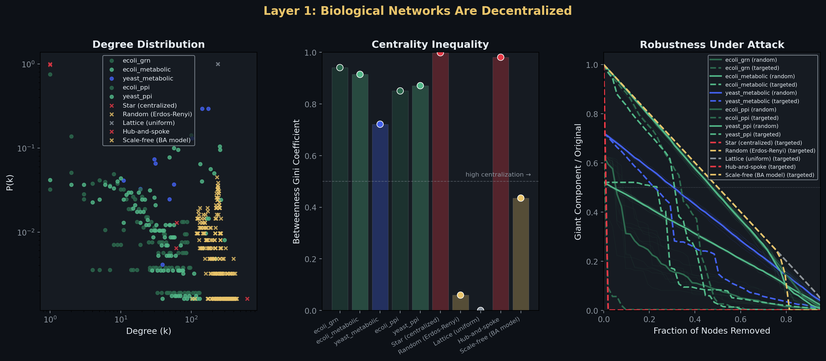
#> input picture coursework/BME_129C_Capstone/paper/figures/layer1_topology.png, 826 x 361 px, shrunk from 2954 x 1292 before the run
$ python annotate_figures.py
#> lines starting #> are read from the running program, lines starting #| are printed output that depends on the picture; pictures that were not available may be replaced by others from this repository, and a replacement may not be noted
#!/usr/bin/env python3
"""
annotate_figures.py
Adds callout annotations (arrows, labels, key findings) directly on each figure PNG.
Saves annotated versions alongside originals with _annotated suffix.

Usage:
    python annotate_figures.py
"""

from pathlib import Path
import matplotlib.pyplot as plt
import matplotlib.image as mpimg
import matplotlib.patches as mpatches

FIGURES_DIR = Path(__file__).resolve().parent.parent / "figures"

# Annotation style constants
CALLOUT = dict(
    boxstyle="round,pad=0.3",
    facecolor="#1a1a2e",
    edgecolor="#00d4aa",
    alpha=0.92,
    linewidth=1.5,
)
CALLOUT_WARN = dict(
    boxstyle="round,pad=0.3",
    facecolor="#2e1a1a",
    edgecolor="#ff4444",
    alpha=0.92,
    linewidth=1.5,
)
CALLOUT_GOLD = dict(
    boxstyle="round,pad=0.3",
    facecolor="#2e2a1a",
    edgecolor="#ffaa00",
    alpha=0.92,
    linewidth=1.5,
)
ARROW = dict(
    arrowstyle="->",
    color="#00d4aa",
    linewidth=1.5,
    connectionstyle="arc3,rad=0.2",
)
ARROW_WARN = dict(
    arrowstyle="->",
    color="#ff4444",
    linewidth=1.5,
    connectionstyle="arc3,rad=0.2",
)
ARROW_GOLD = dict(
    arrowstyle="->",
    color="#ffaa00",
    linewidth=1.5,
    connectionstyle="arc3,rad=0.2",
)
TXT = dict(fontsize=11, color="white", fontweight="bold", ha="center", va="center")
TXT_SM = dict(fontsize=9, color="white", fontweight="bold", ha="center", va="center")


def load_and_setup(filename):
    """Load a PNG and set up a figure for annotation."""
#> called with filename = 'layer1_topology.png'
    path = FIGURES_DIR / filename
    if not path.exists():
        print(f"  SKIP (not found): {filename}")
        return None, None, None
    img = mpimg.imread(str(path))
#> img is the input picture: shape (361, 826, 4) float32; mean R, G, B, A 0.107, 0.127, 0.146, 1
    h, w = img.shape[:2]
#> h = 361; w = 826
    dpi = 150
    fig, ax = plt.subplots(figsize=(w / dpi, h / dpi), dpi=dpi)
    ax.imshow(img)
    ax.axis("off")
    fig.subplots_adjust(left=0, right=1, top=1, bottom=0)
    return fig, ax, (w, h)


def save(fig, filename):
    out = FIGURES_DIR / filename.replace(".png", "_annotated.png")
    fig.savefig(str(out), dpi=150, bbox_inches="tight", pad_inches=0.05)
    plt.close(fig)
    print(f"  Saved: {out.name}")


def annotate_layer1_topology():
    """Figure 1: Network topology."""
    fn = "layer1_topology.png"
    fig, ax, (w, h) = load_and_setup(fn)
#> w = 826; h = 361
    if fig is None:
        return

    # Left panel: degree distribution
    ax.annotate("Heavy-tailed:\nno single node dominates",
                xy=(w * 0.12, h * 0.25), xytext=(w * 0.12, h * 0.08),
                bbox=CALLOUT, arrowprops=ARROW, **TXT_SM)

    # Center panel: betweenness Gini
    ax.annotate("Star graph: 0.998\n(all paths through 1 node)",
                xy=(w * 0.48, h * 0.20), xytext=(w * 0.48, h * 0.05),
                bbox=CALLOUT_WARN, arrowprops=ARROW_WARN, **TXT_SM)

    # Right panel: robustness
    ax.annotate("19:1\nrobustness\nratio",
                xy=(w * 0.82, h * 0.45), xytext=(w * 0.92, h * 0.15),
                bbox=CALLOUT_GOLD, arrowprops=ARROW_GOLD, **TXT)
    ax.annotate("Star collapses\nat 1.9%",
                xy=(w * 0.72, h * 0.75), xytext=(w * 0.72, h * 0.90),
                bbox=CALLOUT_WARN, arrowprops=ARROW_WARN, **TXT_SM)
    ax.annotate("PPI survives\n36.8% removal",
                xy=(w * 0.88, h * 0.35), xytext=(w * 0.88, h * 0.55),
                bbox=CALLOUT, arrowprops=ARROW, **TXT_SM)

    save(fig, fn)


def annotate_single_cell():
    """Figure 2: Single-cell economy."""
    fn = "layer1b_single_cell_economy.png"
    fig, ax, (w, h) = load_and_setup(fn)
#> call 2 of load_and_setup, with filename = 'layer1b_single_cell_economy.png'
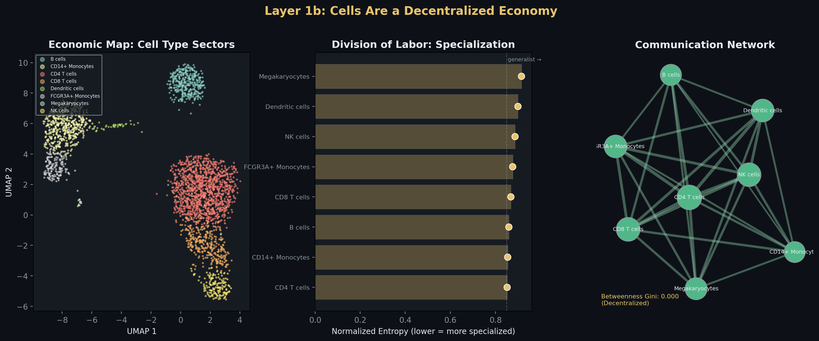
#> input picture coursework/BME_129C_Capstone/paper/figures/layer1b_single_cell_economy.png, 819 x 341 px, shrunk from 2929 x 1218 before the run
#> in load_and_setup, img is the input picture: shape (341, 819, 4) float32; mean R, G, B, A 0.134, 0.146, 0.147, 1
#> w = 819; h = 341
    if fig is None:
        return

    ax.annotate("8 cell types\nfrom 1 genome\nno master cell",
                xy=(w * 0.17, h * 0.50), xytext=(w * 0.17, h * 0.08),
                bbox=CALLOUT, arrowprops=ARROW, **TXT_SM)
    ax.annotate("Division of labor:\nentropy 0.852-0.915",
                xy=(w * 0.50, h * 0.40), xytext=(w * 0.50, h * 0.08),
                bbox=CALLOUT_GOLD, arrowprops=ARROW_GOLD, **TXT_SM)
    ax.annotate("Gini = 0.0\nNo gatekeeper",
                xy=(w * 0.83, h * 0.50), xytext=(w * 0.83, h * 0.08),
                bbox=CALLOUT, arrowprops=ARROW, **TXT)

    save(fig, fn)


def annotate_price_signals():
    """Figure 3: Subjective value."""
    fn = "layer1b_price_signals.png"
    fig, ax, (w, h) = load_and_setup(fn)
#> call 3 of load_and_setup, with filename = 'layer1b_price_signals.png'
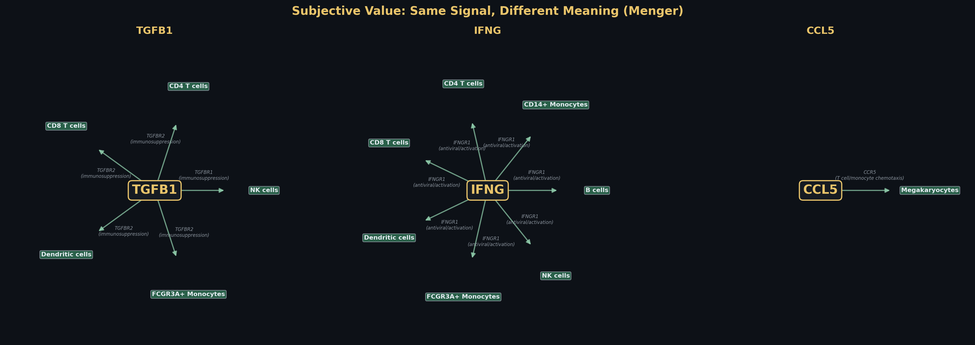
#> input picture coursework/BME_129C_Capstone/paper/figures/layer1b_price_signals.png, 975 x 345 px, shrunk from 3485 x 1234 before the run
#> in load_and_setup, img is the input picture: shape (345, 975, 4) float32; mean R, G, B, A 0.0655, 0.0827, 0.102, 1
#> w = 975; h = 345
    if fig is None:
        return

    ax.annotate("Same molecule\nDifferent meaning\n= Menger's\nsubjective value",
                xy=(w * 0.50, h * 0.50), xytext=(w * 0.50, h * 0.06),
                bbox=CALLOUT_GOLD, arrowprops=ARROW_GOLD, **TXT)

    save(fig, fn)


def annotate_economy():
    """Figure 4: Distributed vs centralized."""
    fn = "layer2_economy.png"
    fig, ax, (w, h) = load_and_setup(fn)
#> call 4 of load_and_setup, with filename = 'layer2_economy.png'
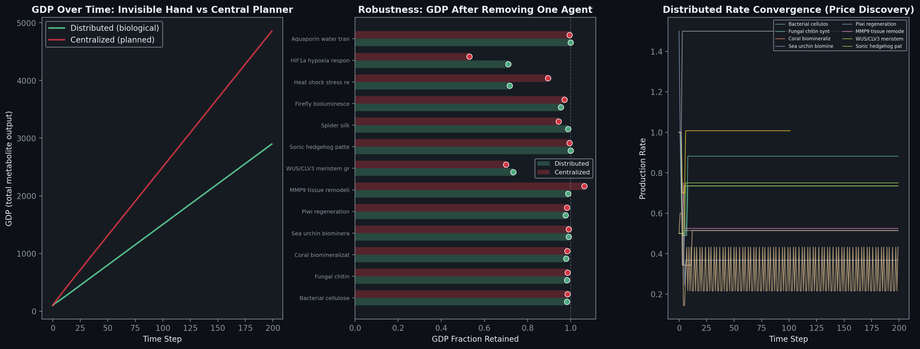
#> input picture coursework/BME_129C_Capstone/paper/figures/layer2_economy.png, 920 x 349 px, shrunk from 3289 x 1247 before the run
#> in load_and_setup, img is the input picture: shape (349, 920, 4) float32; mean R, G, B, A 0.123, 0.134, 0.153, 1
#> w = 920; h = 349
    if fig is None:
        return

    ax.annotate("Planner wins\nin stable conditions\n(1.68x GDP)",
                xy=(w * 0.17, h * 0.30), xytext=(w * 0.17, h * 0.08),
                bbox=CALLOUT_WARN, arrowprops=ARROW_WARN, **TXT_SM)
    ax.annotate("Distributed: 71%\nCentralized: 53%\n+18.1 pts advantage",
                xy=(w * 0.50, h * 0.40), xytext=(w * 0.50, h * 0.06),
                bbox=CALLOUT_GOLD, arrowprops=ARROW_GOLD, **TXT)
    ax.annotate("Agents discover\nown rates through\nlocal feedback",
                xy=(w * 0.83, h * 0.50), xytext=(w * 0.83, h * 0.08),
                bbox=CALLOUT, arrowprops=ARROW, **TXT_SM)

    save(fig, fn)


def annotate_fba():
    """Figure 5: FBA analysis."""
    fn = "layer2_fba_analysis.png"
    fig, ax, (w, h) = load_and_setup(fn)
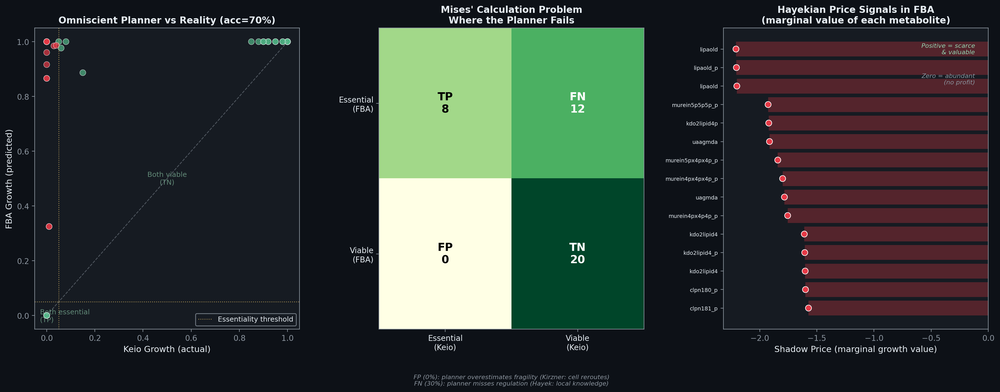
#> input picture coursework/BME_129C_Capstone/paper/figures/frontiers_tiff/layer2_fba_analysis.tiff, 1000 x 392 px, shrunk from 3576 x 1403 before the run, given in place of layer2_fba_analysis.png, which was not available
#> in load_and_setup, img is the input picture: shape (392, 1000, 3); mean R, G, B 50.2, 58.7, 53.4
#> w = 1000; h = 392
    if fig is None:
        return

    ax.annotate("70% accuracy\n30% structural\nfailure",
                xy=(w * 0.17, h * 0.35), xytext=(w * 0.17, h * 0.06),
                bbox=CALLOUT_GOLD, arrowprops=ARROW_GOLD, **TXT)
    ax.annotate("False negatives =\nlocal knowledge\nLP can't encode",
                xy=(w * 0.50, h * 0.55), xytext=(w * 0.50, h * 0.08),
                bbox=CALLOUT_WARN, arrowprops=ARROW_WARN, **TXT_SM)
    ax.annotate("Shadow prices =\nHayekian prices\nplanner must compute",
                xy=(w * 0.83, h * 0.40), xytext=(w * 0.83, h * 0.08),
                bbox=CALLOUT, arrowprops=ARROW, **TXT_SM)

    save(fig, fn)


def annotate_fba_perturbation():
    """Figure 6: FBA perturbation."""
    fn = "layer2_fba_perturbation.png"
    fig, ax, (w, h) = load_and_setup(fn)
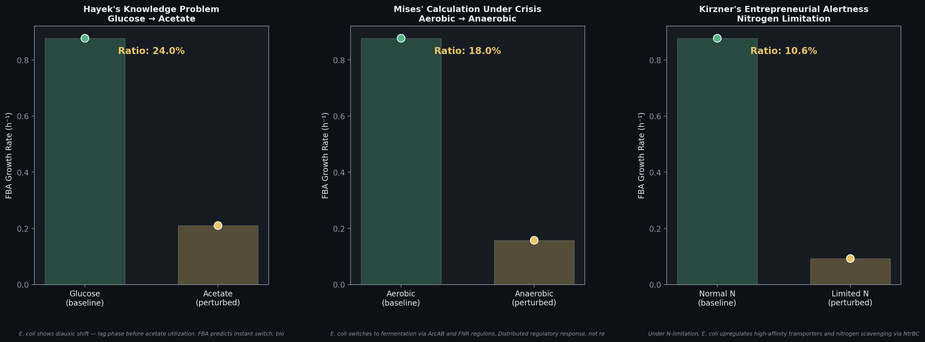
#> input picture coursework/BME_129C_Capstone/paper/figures/layer2_fba_perturbation.png, 925 x 342 px, shrunk from 3309 x 1222 before the run
#> in load_and_setup, img is the input picture: shape (342, 925, 4) float32; mean R, G, B, A 0.108, 0.145, 0.154, 1
#> w = 925; h = 342
    if fig is None:
        return

    ax.annotate("FBA re-solves instantly\nBiology must discover",
                xy=(w * 0.50, h * 0.15), xytext=(w * 0.50, h * 0.04),
                bbox=CALLOUT_GOLD, arrowprops=ARROW_GOLD, **TXT)
    ax.annotate("Diauxic lag =\ncost of distributed\ndiscovery",
                xy=(w * 0.17, h * 0.60), xytext=(w * 0.17, h * 0.85),
                bbox=CALLOUT, arrowprops=ARROW, **TXT_SM)
    ax.annotate("But biology discovers\nanswers the planner\nnever anticipated",
                xy=(w * 0.83, h * 0.60), xytext=(w * 0.83, h * 0.85),
                bbox=CALLOUT, arrowprops=ARROW, **TXT_SM)

    save(fig, fn)


def annotate_trade_network():
    """Figure 7: Trade network."""
    fn = "layer3_trade_network.png"
#> (the run stopped early here; a loop or call above may not have finished)
